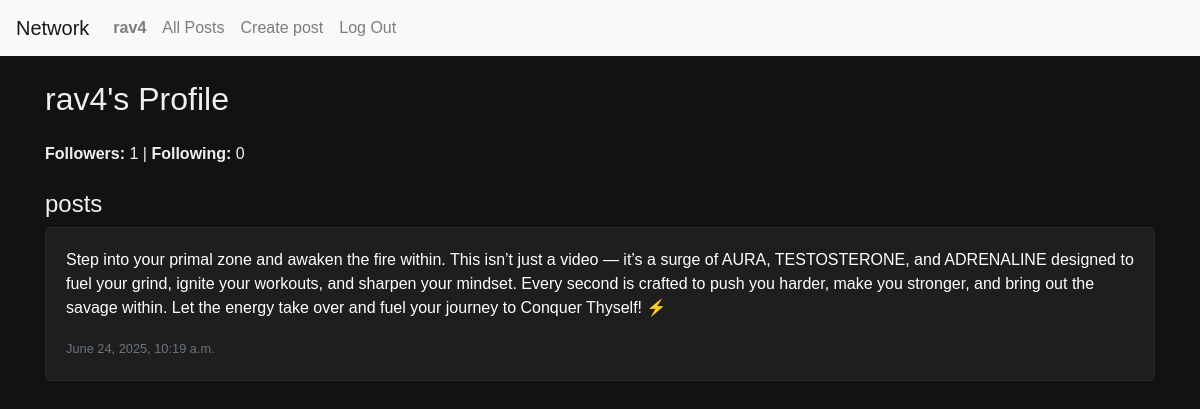
The app's page /profile/rav4 (signed in) with its own data.
### network/models.py (models this page shows, shortened)
class User(AbstractUser):
    pass

class Newpost(models.Model):
    user= models.ForeignKey(User, on_delete=models.CASCADE)
    caption= models.TextField()
    time= models.DateTimeField(auto_now= True)

### network/views.py (the view)
# urls.py: path("profile/<str:username>",views.profile, name= "profile"),
@login_required
def profile(request,username):
    profile_user = User.objects.get(username=username)
    user_related_post = Newpost.objects.filter(user=profile_user)
    follow_obj = Following.objects.filter(
        Sender=request.user,
        Reciever=profile_user
    ).first()
    follow_status = follow_obj.status if follow_obj else "follow"
    followers_count = Following.objects.filter(
        Reciever=profile_user,
        status="accepted"
    ).count()
    following_count = Following.objects.filter(
        Sender=profile_user,
        status="accepted"
    ).count()
    pending_requests = []
    notifications = []
    if request.user == profile_user:
        pending_requests = Following.objects.filter(Reciever=request.user, status="pending")
        notifications = Notification.objects.filter(user=request.user, read=False)
    return render(request, "network/profile.html", {
        "profile_user": profile_user,
        "post": user_related_post,
        "follow_status": follow_status,
        "followers": followers_count,
        "following": following_count,
        "pending_requests": pending_requests,
        "notifications": notifications,
        "is_own_profile": request.user == profile_user })

### network/templates/network/profile.html (shortened to what this page needs)
{% extends "network/layout.html" %}
{% block body %}
<div class="container mt-4">
  <div class="d-flex justify-content-between align-items-center mb-3">
    <h2>{{ profile_user.username }}'s Profile</h2>
  </div>
  <p><strong>Followers:</strong> {{ followers }} | <strong>Following:</strong> {{ following }}</p>
  <h4 class="mt-4">posts</h4>
  {% for p in post %}
    <div class="card my-2">
      <div class="card-body">
        <p class="card-text">{{ p.caption }}</p>
        <p class="card-text"><small class="text-muted">{{ p.time }}</small></p>
      </div>
    </div>
  {% endfor %}
</div>
{% endblock %}

### network/templates/network/layout.html (shortened to what this page needs)
{% load static %}
<!DOCTYPE html>
<html lang="en">
    <head>
        <link rel="stylesheet" href="https://stackpath.bootstrapcdn.com/bootstrap/4.4.1/css/bootstrap.min.css">
        <link rel="stylesheet" href="{% static 'network/styles.css' %}?v=2">
    </head>
    <body>
        <nav class="navbar navbar-expand-lg navbar-light bg-light">
            <a class="navbar-brand" href="#">Network</a>
            <div>
              <ul class="navbar-nav mr-auto">
                {% if user.is_authenticated %}
                    <li class="nav-item">
                        <a class="nav-link" href="{% url 'profile' user.username  %}"><strong>{{ user.username }}</strong></a>
                    </li>
                {% endif %}
                <li class="nav-item">
                  <a class="nav-link" href="{% url 'index' %}">All Posts</a>
                </li>
                {% if user.is_authenticated %}
                    <li class="nav-item">
                  <a class="nav-link" href="{% url 'new_post' %}">Create post</a>
                </li>
                    <li class="nav-item">
                        <a class="nav-link" href="{% url 'logout' %}">Log Out</a>
                    </li>
                {% endif %}
              </ul>
            </div>
          </nav>
        <div class="body">
            {% block body %}
            {% endblock %}
        </div>
    </body>
</html>

### network/static/network/styles.css (style rules this page uses)
html, body { height: 100%; margin: 0; padding: 0; background-color: #121212; color: #f0f0f0; font-family: sans-serif; }
.container, .container-fluid { background-color: transparent; color: #f0f0f0; }
.card, .alert, .modal-content { background-color: #1e1e1e; color: #ffffff; border: 1px solid #2c2c2c; border-radius: 6px; }
a { color: #79b8ff; text-decoration: none; }

### records on screen
User: username "rav4"
Newpost: caption "Step into your primal zone and awaken the fire within. This isn’t just a video — it’s a surge of AURA, TESTOSTERONE, and ADRENALINE designed to fuel your grind, ignite your workouts, and sharpen your mindset. Every second is crafted to push you harder, make you stronger, and bring out the savage within. Let the energy take over and fuel your journey to Conquer Thyself! ⚡", time "June 24, 2025, 10:19 a.m."

### other values on screen
{{ followers }} "1"
{{ following }} "0"
